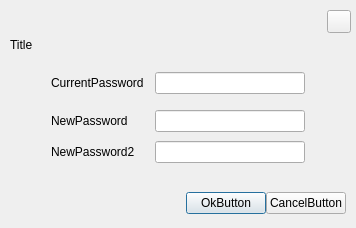
<ui version="4.0" >
 <class>ChangePasswordDialogClass</class>
 <widget class="QDialog" name="ChangePasswordDialogClass" >
  <property name="geometry" >
   <rect>
    <x>0</x>
    <y>0</y>
    <width>354</width>
    <height>228</height>
   </rect>
  </property>
  <property name="modal" >
   <bool>true</bool>
  </property>
  <layout class="QVBoxLayout" name="verticalLayout_2" >
   <property name="margin" >
    <number>0</number>
   </property>
   <item>
    <widget class="QFrame" name="styledFrame" >
     <property name="frameShape" >
      <enum>QFrame::NoFrame</enum>
     </property>
     <property name="frameShadow" >
      <enum>QFrame::Plain</enum>
     </property>
     <property name="lineWidth" >
      <number>0</number>
     </property>
     <layout class="QVBoxLayout" name="verticalLayout" >
      <property name="spacing" >
       <number>5</number>
      </property>
      <property name="leftMargin" >
       <number>1</number>
      </property>
      <property name="topMargin" >
       <number>5</number>
      </property>
      <property name="rightMargin" >
       <number>1</number>
      </property>
      <property name="bottomMargin" >
       <number>5</number>
      </property>
      <item>
       <layout class="QHBoxLayout" name="horizontalLayout_3" >
        <property name="topMargin" >
         <number>5</number>
        </property>
        <property name="rightMargin" >
         <number>4</number>
        </property>
        <item>
         <spacer name="horizontalSpacer_4" >
          <property name="orientation" >
           <enum>Qt::Horizontal</enum>
          </property>
          <property name="sizeHint" stdset="0" >
           <size>
            <width>10</width>
            <height>5</height>
           </size>
          </property>
         </spacer>
        </item>
        <item>
         <widget class="QToolButton" name="closeToolButton" >
          <property name="focusPolicy" >
           <enum>Qt::NoFocus</enum>
          </property>
          <property name="toolTip" >
           <string>CloseHint</string>
          </property>
          <property name="accessibleName" >
           <string>transparentButton</string>
          </property>
          <property name="layoutDirection" >
           <enum>Qt::LeftToRight</enum>
          </property>
          <property name="popupMode" >
           <enum>QToolButton::DelayedPopup</enum>
          </property>
         </widget>
        </item>
       </layout>
      </item>
      <item>
       <widget class="QLabel" name="titleLabel" >
        <property name="text" >
         <string>Title</string>
        </property>
        <property name="indent" >
         <number>9</number>
        </property>
       </widget>
      </item>
      <item>
       <widget class="QFrame" name="mainDialogFrame" >
        <property name="sizePolicy" >
         <sizepolicy vsizetype="Expanding" hsizetype="Preferred" >
          <horstretch>0</horstretch>
          <verstretch>0</verstretch>
         </sizepolicy>
        </property>
        <property name="frameShape" >
         <enum>QFrame::NoFrame</enum>
        </property>
        <property name="frameShadow" >
         <enum>QFrame::Plain</enum>
        </property>
        <property name="lineWidth" >
         <number>0</number>
        </property>
        <layout class="QGridLayout" name="gridLayout" >
         <property name="leftMargin" >
          <number>50</number>
         </property>
         <property name="topMargin" >
          <number>15</number>
         </property>
         <property name="rightMargin" >
          <number>50</number>
         </property>
         <property name="bottomMargin" >
          <number>15</number>
         </property>
         <property name="horizontalSpacing" >
          <number>11</number>
         </property>
         <property name="verticalSpacing" >
          <number>9</number>
         </property>
         <item row="0" column="0" >
          <widget class="QLabel" name="currentPasswordLabel" >
           <property name="text" >
            <string>CurrentPassword</string>
           </property>
           <property name="buddy" >
            <cstring>currentPasswordEdit</cstring>
           </property>
          </widget>
         </item>
         <item row="0" column="1" >
          <widget class="QLineEdit" name="currentPasswordEdit" >
           <property name="echoMode" >
            <enum>QLineEdit::Password</enum>
           </property>
          </widget>
         </item>
         <item row="1" column="1" >
          <spacer name="verticalSpacer_4" >
           <property name="orientation" >
            <enum>Qt::Vertical</enum>
           </property>
           <property name="sizeHint" stdset="0" >
            <size>
             <width>150</width>
             <height>10</height>
            </size>
           </property>
          </spacer>
         </item>
         <item row="2" column="0" >
          <widget class="QLabel" name="newPasswordLabel" >
           <property name="text" >
            <string>NewPassword</string>
           </property>
           <property name="buddy" >
            <cstring>newPasswordEdit</cstring>
           </property>
          </widget>
         </item>
         <item row="2" column="1" >
          <widget class="QLineEdit" name="newPasswordEdit" >
           <property name="echoMode" >
            <enum>QLineEdit::Password</enum>
           </property>
          </widget>
         </item>
         <item row="3" column="0" >
          <widget class="QLabel" name="repeatNewPasswordLabel" >
           <property name="text" >
            <string>NewPassword2</string>
           </property>
           <property name="buddy" >
            <cstring>repeatNewPasswordEdit</cstring>
           </property>
          </widget>
         </item>
         <item row="3" column="1" >
          <widget class="QLineEdit" name="repeatNewPasswordEdit" >
           <property name="echoMode" >
            <enum>QLineEdit::Password</enum>
           </property>
          </widget>
         </item>
        </layout>
       </widget>
      </item>
      <item>
       <layout class="QHBoxLayout" name="horizontalLayout" >
        <property name="topMargin" >
         <number>9</number>
        </property>
        <property name="rightMargin" >
         <number>9</number>
        </property>
        <property name="bottomMargin" >
         <number>9</number>
        </property>
        <item>
         <spacer name="horizontalSpacer" >
          <property name="orientation" >
           <enum>Qt::Horizontal</enum>
          </property>
          <property name="sizeHint" stdset="0" >
           <size>
            <width>40</width>
            <height>20</height>
           </size>
          </property>
         </spacer>
        </item>
        <item>
         <widget class="QPushButton" name="okButton" >
          <property name="sizePolicy" >
           <sizepolicy vsizetype="Fixed" hsizetype="Fixed" >
            <horstretch>0</horstretch>
            <verstretch>0</verstretch>
           </sizepolicy>
          </property>
          <property name="accessibleName" >
           <string>rectButton</string>
          </property>
          <property name="text" >
           <string>OkButton</string>
          </property>
         </widget>
        </item>
        <item>
         <widget class="QPushButton" name="cancelButton" >
          <property name="sizePolicy" >
           <sizepolicy vsizetype="Fixed" hsizetype="Fixed" >
            <horstretch>0</horstretch>
            <verstretch>0</verstretch>
           </sizepolicy>
          </property>
          <property name="accessibleName" >
           <string>rectButton</string>
          </property>
          <property name="text" >
           <string>CancelButton</string>
          </property>
         </widget>
        </item>
       </layout>
      </item>
     </layout>
    </widget>
   </item>
  </layout>
 </widget>
 <layoutdefault spacing="0" margin="0" />
 <resources/>
 <connections/>
</ui>
